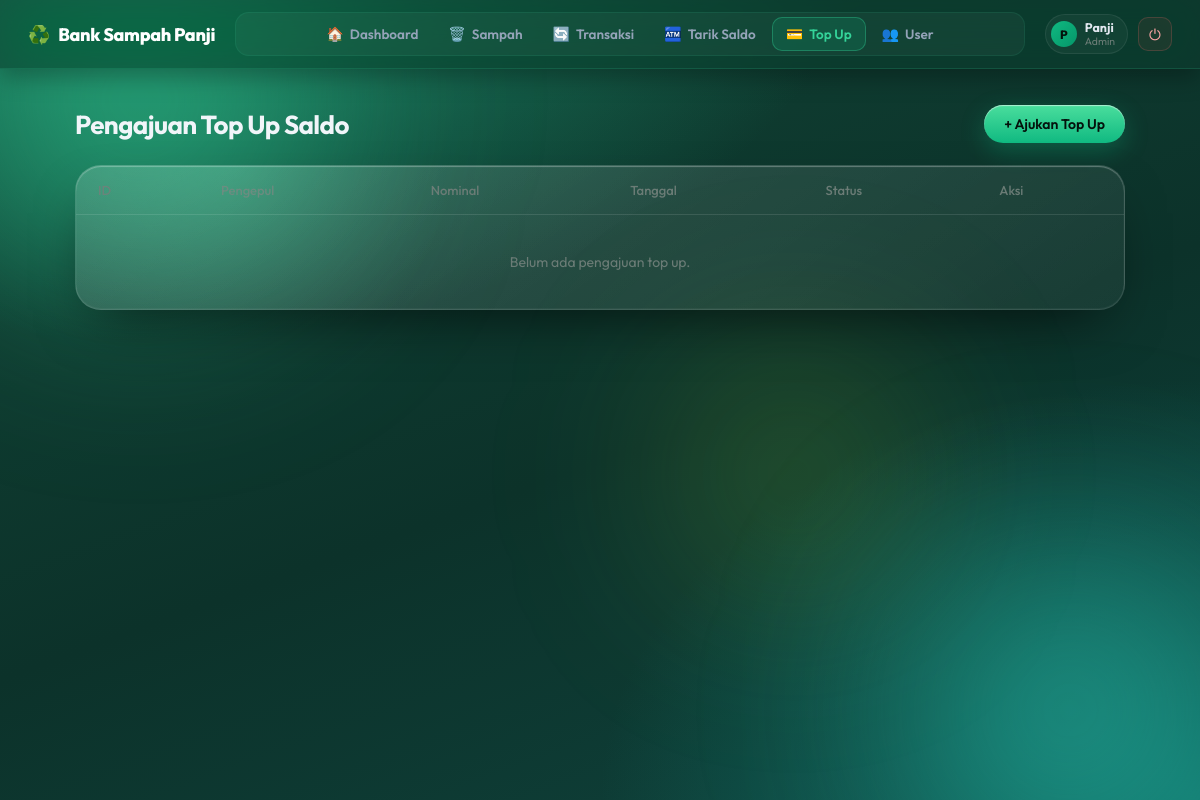
Page /topup_saldo/index.php (signed in) on the earlier database version.
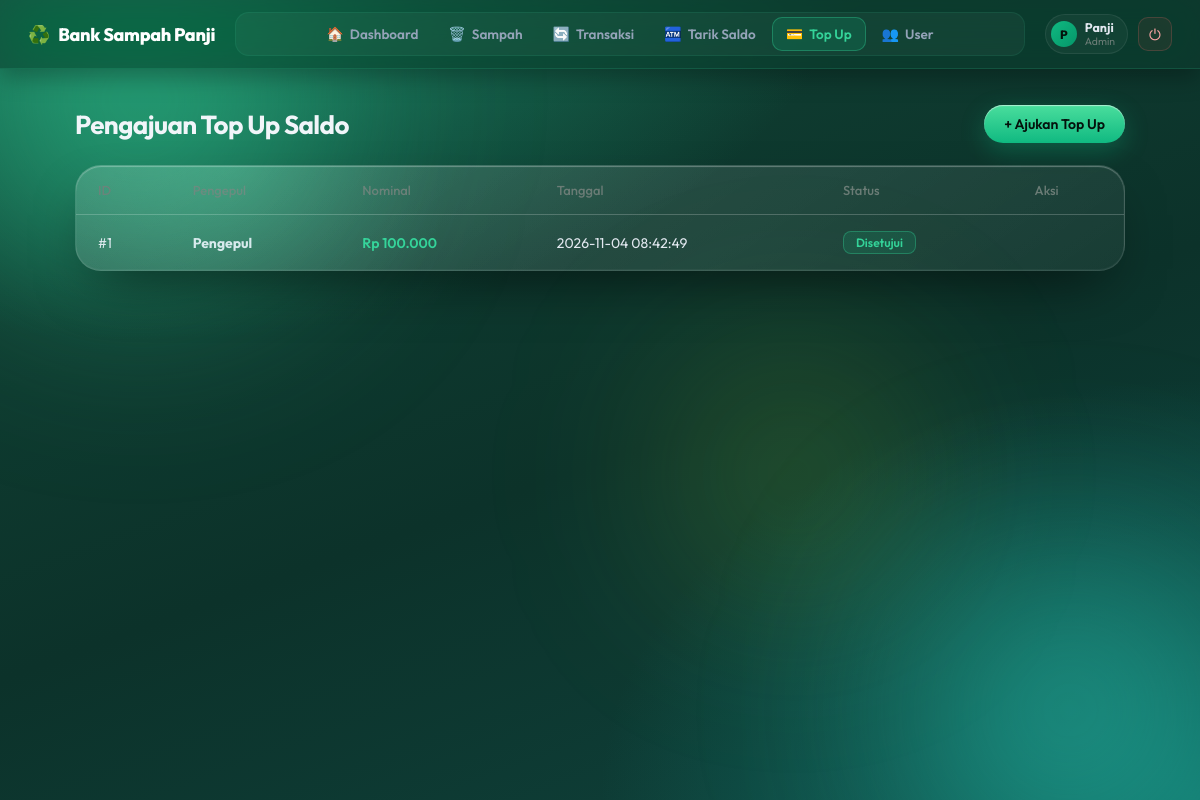
Same page on the later database version.
### tables this page shows
CREATE TABLE `topup_saldo` (
  `id_topup` int(11) NOT NULL,
  `id_user` int(11) NOT NULL,
  `nominal` decimal(15,2) NOT NULL,
  `tanggal` datetime NOT NULL DEFAULT current_timestamp(),
  `status` enum('pending','disetujui','ditolak') NOT NULL DEFAULT 'pending'
);

CREATE TABLE `users` (
  `id_user` int(11) NOT NULL,
  `nama` varchar(100) NOT NULL,
  `username` varchar(50) NOT NULL,
  `password` varchar(255) NOT NULL,
  `saldo` decimal(15,2) NOT NULL DEFAULT 0.00,
  `role` enum('admin','nasabah','siswa','guru','pengepul') NOT NULL DEFAULT 'siswa'
);

### topup_saldo/index.php (the view, shortened to what this page needs)
<?php
require_once "koneksi.php";
$ID_USER = (int) $_SESSION["id_user"];
function role()        { return $_SESSION["role"] ?? ""; }
function is_admin()    { return role() === "admin"; }
function e($s) {
    return htmlspecialchars((string) $s, ENT_QUOTES, "UTF-8");
}
function rupiah($n) {
    return "Rp " . number_format((float) $n, 0, ",", ".");
}
function q($koneksi, $sql, $types = "", ...$params) {
    $st = mysqli_prepare($koneksi, $sql);
    mysqli_stmt_execute($st);
    return $st;
}
function q_all($koneksi, $sql, $types = "", ...$params) {
    $st  = q($koneksi, $sql, $types, ...$params);
    $res = mysqli_stmt_get_result($st);
    $rows = $res ? mysqli_fetch_all($res, MYSQLI_ASSOC) : [];
    return $rows;
}
function render_head($judul = "Halaman") { ?>
<?php }
function render_navbar() {
    $active = basename(dirname($_SERVER["SCRIPT_NAME"]));
    $_role  = $_SESSION["role"] ?? "";
    $_nama  = $_SESSION["nama"] ?? "";
    $_items = [
        ["dashboard",   "../index.php",             "🏠", "Dashboard",   null],
        ["sampah",      "../sampah/index.php",      "🗑️", "Sampah",      null],
        ["transaksi",   "../transaksi/index.php",   "🔄", "Transaksi",   null],
        ["tarik_saldo", "../tarik_saldo/index.php", "🏧", "Tarik Saldo", ["admin", "nasabah", "siswa", "guru"]],
        ["topup_saldo", "../topup_saldo/index.php", "💳", "Top Up",      ["admin", "pengepul"]],
        ["user",        "../user/index.php",        "👥", "User",        ["admin"]],
    ];
?>
<div class="navbar">
    <a href="../index.php" class="brand">
        <span>♻️</span> Bank Sampah Panji
    </a>
    <nav class="menu">
        <?php foreach ($_items as [$key, $href, $icon, $label, $roles]): ?>
            <?php if ($roles === null || in_array($_role, $roles, true)): ?>
                <a href="<?= $href ?>" class="nav-link <?= $active === $key ? "active" : "" ?>">
                    <span class="nav-icon"><?= $icon ?></span><?= $label ?>
                </a>
            <?php endif; ?>
        <?php endforeach; ?>
    </nav>
    <div class="navbar-user">
        <div class="user-chip">
            <span class="user-avatar"><?= e(mb_strtoupper(mb_substr($_nama ?: "?", 0, 1))) ?></span>
            <span class="user-meta">
                <strong><?= e($_nama ?: "Pengguna") ?></strong>
                <small><?= e(ucfirst($_role)) ?></small>
            </span>
        </div>
        <a href="../logout.php" class="logout-btn" title="Logout">⏻</a>
    </div>
</div>
<?php
}
$base = "
    SELECT ts.*, u.nama
    FROM topup_saldo ts
    JOIN users u ON ts.id_user = u.id_user";
if (is_admin()) {
    $data  = q_all($koneksi, $base . " ORDER BY ts.id_topup DESC");
} else {
    $data  = q_all($koneksi, $base . " WHERE ts.id_user = ? ORDER BY ts.id_topup DESC", "i", $ID_USER);
    $me    = q_one($koneksi, "SELECT saldo FROM users WHERE id_user = ?", "i", $ID_USER);
    $saldo = (float) ($me["saldo"] ?? 0);
}
?>
<!DOCTYPE html>
<html lang="id">
<head>
</head>
<body>
    <div class="bg-glow-1"></div>
    <div class="bg-glow-2"></div>
    <?php render_navbar(); ?>
    <div class="container">
        <div class="header-action">
            <h2><?= is_admin() ? "Pengajuan Top Up Saldo" : "Top Up Saldo Saya" ?></h2>
            <a class="btn-tambah" href="tambah.php">+ Ajukan Top Up</a>
        </div>
        <div class="table-card">
            <table>
                <thead>
                    <tr>
                        <th>ID</th>
                        <?php if (is_admin()): ?><th>Pengepul</th><?php endif; ?>
                        <th>Nominal</th>
                        <th>Tanggal</th>
                        <th>Status</th>
                        <?php if (is_admin()): ?><th>Aksi</th><?php endif; ?>
                    </tr>
                </thead>
                <tbody>
                    <?php if (!$data): ?>
                        <tr><td colspan="6" class="empty">Belum ada pengajuan top up.</td></tr>
                    <?php endif; ?>
                    <?php foreach ($data as $row): ?>
                    <tr>
                        <td>#<?= (int) $row["id_topup"] ?></td>
                        <?php if (is_admin()): ?><td><strong><?= e($row["nama"]) ?></strong></td><?php endif; ?>
                        <td class="money"><?= rupiah($row["nominal"]) ?></td>
                        <td><?= e($row["tanggal"]) ?></td>
                        <td><span class="badge-status status-<?= e($row["status"]) ?>"><?= e(ucfirst($row["status"])) ?></span></td>
                        <?php if (is_admin()): ?>
                        <td>
                        </td>
                        <?php endif; ?>
                    </tr>
                    <?php endforeach; ?>
                </tbody>
            </table>
        </div>
    </div>
</body>
</html>

Differences in the rows shown:
added topup_saldo: id_topup "1", id_user.nama "Pengepul", nominal "Rp 100.000", tanggal "2026-11-04 08:42:49", status "Disetujui"
Other differences:
text no longer shown: "Belum ada pengajuan top up."
